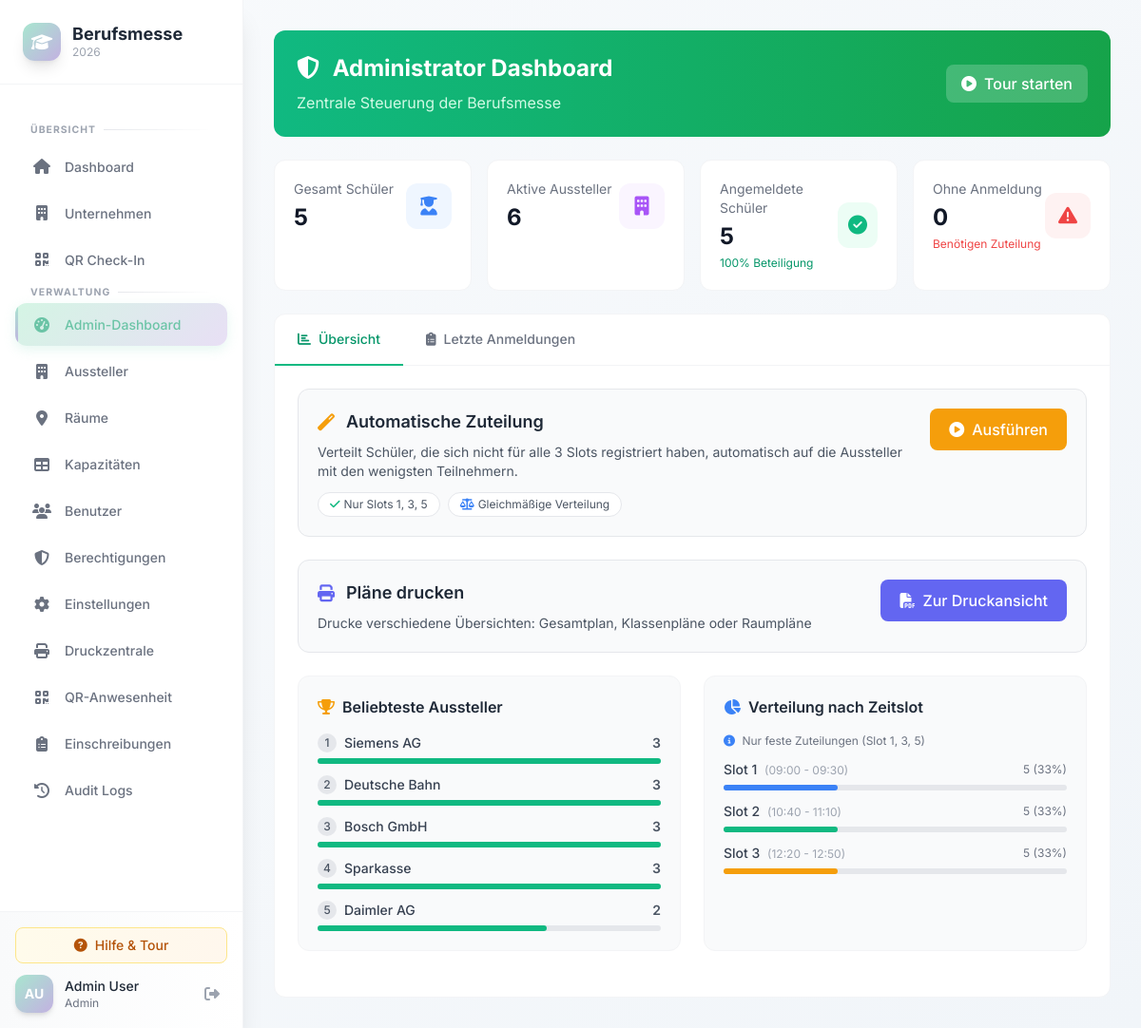
The page /index.php?page=admin-dashboard (signed in) on the database its author committed.
### tables this page shows
CREATE TABLE IF NOT EXISTS `registrations` (
  `id` int(11) NOT NULL AUTO_INCREMENT,
  `user_id` int(11) NOT NULL,
  `exhibitor_id` int(11) NOT NULL,
  `timeslot_id` int(11) NOT NULL,
  `registration_type` enum('manual','automatic') DEFAULT 'manual',
  `registered_at` timestamp NOT NULL DEFAULT current_timestamp(),
  PRIMARY KEY (`id`),
  UNIQUE KEY `unique_user_timeslot` (`user_id`,`timeslot_id`),
  KEY `exhibitor_id` (`exhibitor_id`),
  KEY `timeslot_id` (`timeslot_id`)
);

### pages/admin-dashboard.php (the view, shortened to what this page needs)
<?php
$stats = [];
$stmt = $db->query("SELECT COUNT(*) as count FROM users WHERE role = 'student'");
$stats['total_students'] = $stmt->fetch()['count'];
$stmt = $db->query("SELECT COUNT(*) as count FROM exhibitors WHERE active = 1");
$stats['total_exhibitors'] = $stmt->fetch()['count'];
$stmt = $db->query("SELECT COUNT(*) as count FROM registrations");
$stats['total_registrations'] = $stmt->fetch()['count'];
$stmt = $db->query("SELECT COUNT(DISTINCT r.user_id) as count FROM registrations r JOIN users u ON r.user_id = u.id WHERE u.role = 'student'");
$stats['students_registered'] = $stmt->fetch()['count'];
$stats['students_not_registered'] = $stats['total_students'] - $stats['students_registered'];
$stmt = $db->query("
    SELECT e.name, COUNT(r.id) as registrations
    FROM exhibitors e
    LEFT JOIN registrations r ON e.id = r.exhibitor_id
    WHERE e.active = 1
    GROUP BY e.id
    ORDER BY registrations DESC
    LIMIT 5
");
$topExhibitors = $stmt->fetchAll();
$stmt = $db->query("
    SELECT
        t.slot_name,
        t.slot_number,
        t.start_time,
        t.end_time,
        COUNT(r.id) as registrations
    FROM timeslots t
    LEFT JOIN registrations r ON t.id = r.timeslot_id
    GROUP BY t.id, t.slot_name, t.slot_number, t.start_time, t.end_time
    ORDER BY t.slot_number ASC
");
$slotStats = $stmt->fetchAll();
$stmt = $db->query("
    SELECT r.*, u.firstname, u.lastname, e.name as exhibitor_name, t.slot_name
    FROM registrations r
    JOIN users u ON r.user_id = u.id
    JOIN exhibitors e ON r.exhibitor_id = e.id
    JOIN timeslots t ON r.timeslot_id = t.id
    ORDER BY r.registered_at DESC
    LIMIT 10
");
$recentRegistrations = $stmt->fetchAll();
?>
<div class="space-y-6">
    <div class="bg-gradient-to-r from-emerald-500 to-green-600 rounded-xl p-6 text-white mb-6">
        <div class="flex items-center justify-between">
            <div>
                <h2 class="text-2xl font-bold mb-2">
                    <i class="fas fa-shield-alt mr-2"></i>
                    Administrator Dashboard
                </h2>
                <p class="text-emerald-100">Zentrale Steuerung der Berufsmesse</p>
            </div>
            <button onclick="startGuidedTour()" class="bg-white bg-opacity-20 hover:bg-opacity-30 text-white px-4 py-2 rounded-lg font-medium transition">
                <i class="fas fa-play-circle mr-2"></i>Tour starten
            </button>
        </div>
    </div>
    <div class="grid grid-cols-1 md:grid-cols-2 lg:grid-cols-4 gap-4">
        <div class="bg-white rounded-xl border border-gray-100 p-5">
            <div class="flex items-center justify-between">
                <div>
                    <p class="text-gray-500 text-sm mb-1">Gesamt Schüler</p>
                    <p class="text-2xl font-bold text-gray-900"><?php echo $stats['total_students']; ?></p>
                </div>
                <div class="w-12 h-12 bg-blue-50 rounded-xl flex items-center justify-center">
                    <i class="fas fa-user-graduate text-blue-500 text-xl"></i>
                </div>
            </div>
        </div>
        <div class="bg-white rounded-xl border border-gray-100 p-5">
            <div class="flex items-center justify-between">
                <div>
                    <p class="text-gray-500 text-sm mb-1">Aktive Aussteller</p>
                    <p class="text-2xl font-bold text-gray-900"><?php echo $stats['total_exhibitors']; ?></p>
                </div>
                <div class="w-12 h-12 bg-purple-50 rounded-xl flex items-center justify-center">
                    <i class="fas fa-building text-purple-500 text-xl"></i>
                </div>
            </div>
        </div>
        <div class="bg-white rounded-xl border border-gray-100 p-5">
            <div class="flex items-center justify-between">
                <div>
                    <p class="text-gray-500 text-sm mb-1">Angemeldete Schüler</p>
                    <p class="text-2xl font-bold text-gray-900"><?php echo $stats['students_registered']; ?></p>
                    <p class="text-xs text-emerald-600 mt-1">
                        <?php echo $stats['total_students'] > 0 ? round(($stats['students_registered'] / $stats['total_students']) * 100) : 0; ?>% Beteiligung
                    </p>
                </div>
                <div class="w-12 h-12 bg-emerald-50 rounded-xl flex items-center justify-center">
                    <i class="fas fa-check-circle text-emerald-500 text-xl"></i>
                </div>
            </div>
        </div>
        <div class="bg-white rounded-xl border border-gray-100 p-5">
            <div class="flex items-center justify-between">
                <div>
                    <p class="text-gray-500 text-sm mb-1">Ohne Anmeldung</p>
                    <p class="text-2xl font-bold text-gray-900"><?php echo $stats['students_not_registered']; ?></p>
                    <p class="text-xs text-red-500 mt-1">Benötigen Zuteilung</p>
                </div>
                <div class="w-12 h-12 bg-red-50 rounded-xl flex items-center justify-center">
                    <i class="fas fa-exclamation-triangle text-red-500 text-xl"></i>
                </div>
            </div>
        </div>
    </div>
    <div class="bg-white rounded-xl border border-gray-100 overflow-hidden">
        <div class="border-b border-gray-100">
            <nav class="flex -mb-px flex-wrap">
                <button onclick="switchTab('statistics')" id="tab-statistics" class="tab-button active px-6 py-4 text-sm font-medium border-b-2 border-emerald-500 text-emerald-600 hover:text-emerald-700 transition">
                    <i class="fas fa-chart-bar mr-2"></i>Übersicht
                </button>
                <button onclick="switchTab('registrations')" id="tab-registrations" class="tab-button px-6 py-4 text-sm font-medium border-b-2 border-transparent text-gray-500 hover:text-gray-700 hover:border-gray-300 transition">
                    <i class="fas fa-clipboard-list mr-2"></i>Letzte Anmeldungen
                </button>
            </nav>
        </div>
        <div id="tab-content-statistics" class="tab-content p-6">
            <div class="mb-6 bg-gray-50 border border-gray-200 rounded-xl p-5">
                <div class="flex items-start justify-between flex-wrap gap-4">
                    <div class="flex-1">
                        <h3 class="text-lg font-semibold text-gray-800 mb-2 flex items-center">
                            <i class="fas fa-magic text-amber-500 mr-3"></i>
                            Automatische Zuteilung
                        </h3>
                        <p class="text-sm text-gray-600 mb-3">
                            Verteilt Schüler, die sich nicht für alle 3 Slots registriert haben, automatisch auf die Aussteller mit den wenigsten Teilnehmern.
                        </p>
                        <div class="flex flex-wrap gap-2 text-xs">
                            <span class="bg-white border border-gray-200 px-3 py-1 rounded-full text-gray-600">
                                <i class="fas fa-check mr-1 text-emerald-500"></i>Nur Slots 1, 3, 5
                            </span>
                            <span class="bg-white border border-gray-200 px-3 py-1 rounded-full text-gray-600">
                                <i class="fas fa-balance-scale mr-1 text-blue-500"></i>Gleichmäßige Verteilung
                            </span>
                        </div>
                    </div>
                    <div class="flex-shrink-0">
                        <button onclick="runAutoAssign()" id="autoAssignBtn"
                                class="bg-amber-500 text-white px-5 py-2.5 rounded-lg font-medium hover:bg-amber-600 transition">
                            <i class="fas fa-play-circle mr-2"></i>Ausführen
                        </button>
                    </div>
                </div>
            </div>
            <div class="mb-6 bg-gray-50 border border-gray-200 rounded-xl p-5">
                <div class="flex items-start justify-between flex-wrap gap-4">
                    <div class="flex-1">
                        <h3 class="text-lg font-semibold text-gray-800 mb-2 flex items-center">
                            <i class="fas fa-print text-indigo-500 mr-3"></i>
                            Pläne drucken
                        </h3>
                        <p class="text-sm text-gray-600">
                            Drucke verschiedene Übersichten: Gesamtplan, Klassenpläne oder Raumpläne
                        </p>
                    </div>
                    <div class="flex-shrink-0">
                        <a href="?page=admin-print"
                           class="bg-indigo-500 text-white px-5 py-2.5 rounded-lg font-medium hover:bg-indigo-600 transition inline-block">
                            <i class="fas fa-file-pdf mr-2"></i>Zur Druckansicht
                        </a>
                    </div>
                </div>
            </div>
            <div class="grid grid-cols-1 lg:grid-cols-2 gap-6 mb-6">
                <div class="bg-gray-50 border border-gray-100 rounded-xl p-5">
                    <h3 class="text-base font-semibold text-gray-800 mb-4 flex items-center">
                        <i class="fas fa-trophy text-amber-500 mr-2"></i>
                        Beliebteste Aussteller
                    </h3>
                    <div class="space-y-3">
                        <?php foreach ($topExhibitors as $index => $exhibitor):
                            $maxReg = $topExhibitors[0]['registrations'] ?: 1;
                            $percentage = ($exhibitor['registrations'] / $maxReg) * 100;
                        ?>
                        <div>
                            <div class="flex items-center justify-between mb-1.5">
                                <div class="flex items-center space-x-2 flex-1 min-w-0">
                                    <span class="flex-shrink-0 w-5 h-5 bg-gray-200 text-gray-600 rounded-full flex items-center justify-center text-xs font-medium">
                                        <?php echo $index + 1; ?>
                                    </span>
                                    <span class="font-medium text-gray-700 text-sm truncate">
                                        <?php echo htmlspecialchars($exhibitor['name']); ?>
                                    </span>
                                </div>
                                <span class="ml-2 font-semibold text-gray-600 text-sm flex-shrink-0">
                                    <?php echo $exhibitor['registrations']; ?>
                                </span>
                            </div>
                            <div class="w-full bg-gray-200 rounded-full h-1.5">
                                <div class="bg-emerald-500 h-1.5 rounded-full transition-all"
                                     style="width: <?php echo $percentage; ?>%"></div>
                            </div>
                        </div>
                        <?php endforeach; ?>
                    </div>
                </div>
                <div class="bg-gray-50 border border-gray-100 rounded-xl p-5">
                    <h3 class="text-base font-semibold text-gray-800 mb-4 flex items-center">
                        <i class="fas fa-chart-pie text-blue-500 mr-2"></i>
                        Verteilung nach Zeitslot
                    </h3>
                    <p class="text-xs text-gray-500 mb-3">
                        <i class="fas fa-info-circle text-blue-500 mr-1"></i>
                        Nur feste Zuteilungen (Slot 1, 3, 5)
                    </p>
                    <div class="space-y-3">
                        <?php
                        $assignedSlots = array_filter($slotStats, function($s) {
                            return in_array($s['slot_number'], [1, 3, 5]);
                        });
                        $totalSlotRegs = array_sum(array_column($assignedSlots, 'registrations')) ?: 1;
                        $slotColors = [
                            1 => 'bg-blue-500',
                            3 => 'bg-emerald-500',
                            5 => 'bg-amber-500'
                        ];
                        $slotIndex = 1;
                        foreach ($assignedSlots as $slot):
                            $percentage = $totalSlotRegs > 0 ? ($slot['registrations'] / $totalSlotRegs) * 100 : 0;
                            $colorClass = $slotColors[$slot['slot_number']] ?? 'bg-gray-500';
                        ?>
                        <div>
                            <div class="flex items-center justify-between mb-1.5">
                                <span class="font-medium text-gray-700 text-sm">
                                    Slot <?php echo $slotIndex; ?>
                                    <?php if (!empty($slot['start_time']) && !empty($slot['end_time'])): ?>
                                        <span class="text-xs text-gray-400 font-normal ml-1">
                                            (<?php echo substr($slot['start_time'], 0, 5); ?> - <?php echo substr($slot['end_time'], 0, 5); ?>)
                                        </span>
                                    <?php endif; ?>
                                </span>
                                <span class="text-xs text-gray-500">
                                    <?php echo $slot['registrations']; ?> (<?php echo round($percentage); ?>%)
                                </span>
                            </div>
                            <div class="w-full bg-gray-200 rounded-full h-1.5">
                                <div class="<?php echo $colorClass; ?> h-1.5 rounded-full transition-all"
                                     style="width: <?php echo min($percentage, 100); ?>%"></div>
                            </div>
                        </div>
                        <?php
                            $slotIndex++;
                        endforeach; ?>
                    </div>
                </div>
            </div>
        </div>
    </div>
</div>

### rows shown on the page
registrations: timeslot "5", user "6", timeslot "100"

### other values the page prints
$_SESSION['firstname'] . ' ' . $_SESSION['lastname'] "Admin User"
$_SESSION['role'] "Admin"
$stats['students_not_registered'] "0"
$exhibitor['name'] "Siemens AG"
$exhibitor['registrations'] "3"
$exhibitor['name'] "Deutsche Bahn"
$exhibitor['name'] "Bosch GmbH"
$exhibitor['name'] "Sparkasse"
$exhibitor['name'] "Daimler AG"
$exhibitor['registrations'] "2"
substr($slot['start_time'], 0, 5) "09:00"
substr($slot['end_time'], 0, 5) "09:30"
$slot['registrations'] "5"
$percentage "33"
substr($slot['start_time'], 0, 5) "10:40"
